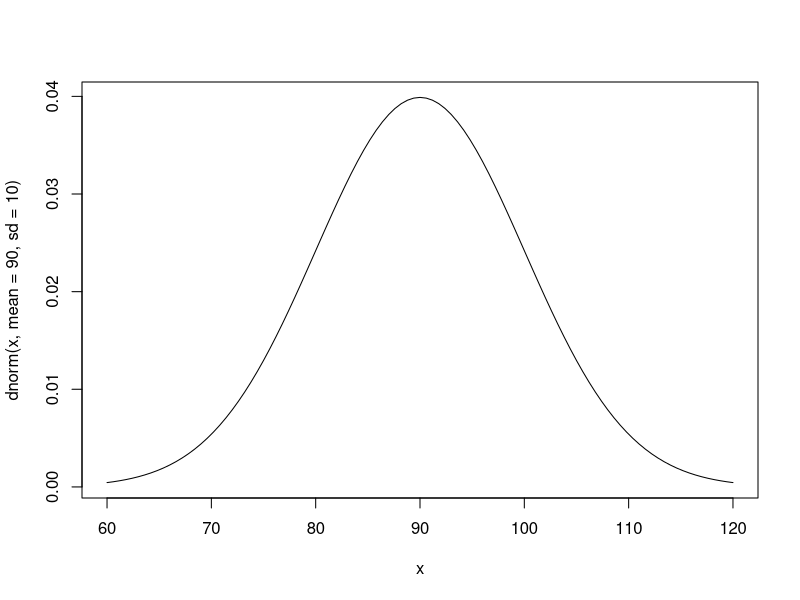
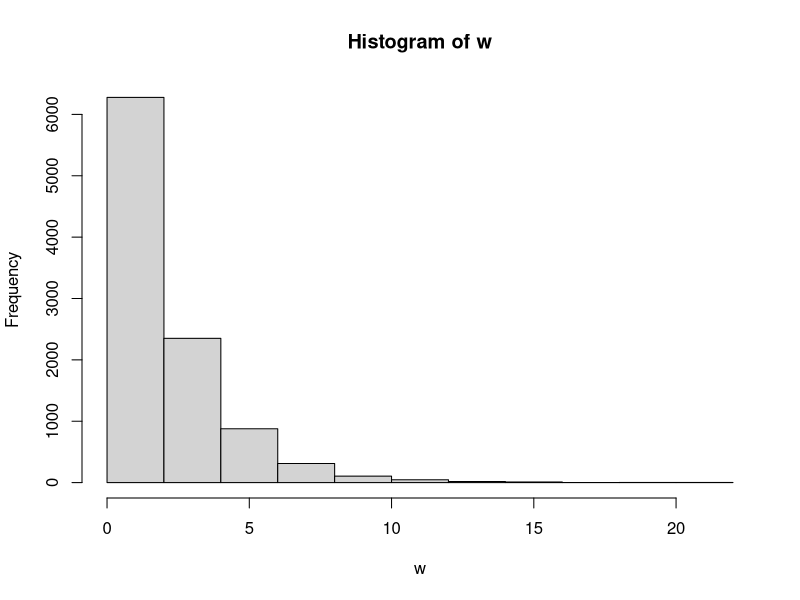
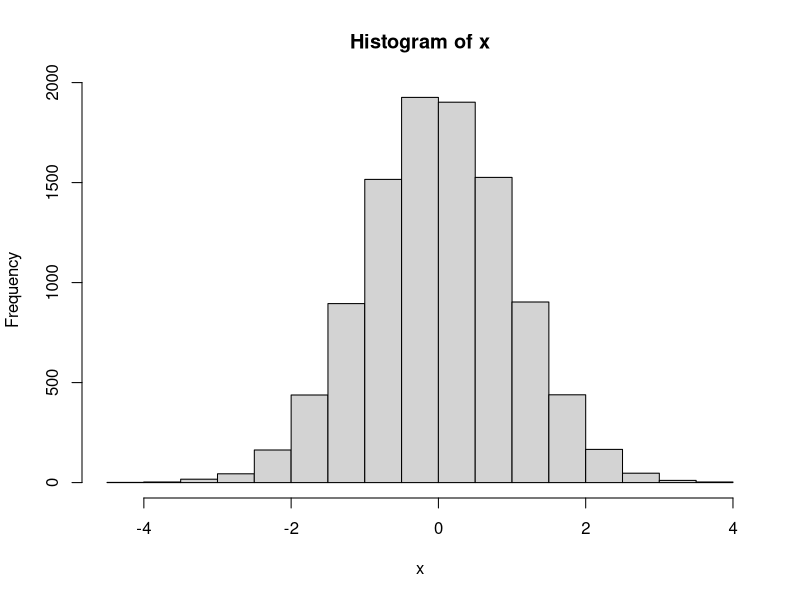

The R source for these figures, in order:
?pnorm
?curve
curve(dnorm(x, mean=90, sd=10), from = 60, to= 120)

pnorm(100, mean=90, sd=10, lower.tail = F)
pnorm(80, mean=90, sd=10)
pnorm(95, mean=90, sd=10)-pnorm(80, mean=90, sd=10)

pnorm(18.5, mean=17, sd=1)-pnorm(16.5, mean=17, sd=1)

?qnorm
qnorm(0.025, mean=17, sd=1, lower.tail = F)

pnorm(21, mean=30, sd=4, lower.tail = F)
qnorm(0.08, mean=195, sd=25, lower.tail = F)
pnorm(35, mean=30, sd=4) - pnorm(30, mean=30, sd=4)

pnorm(5, mean=6.5, sd=2.3)
qnorm(0.35, mean=6.5, sd =2.3)

?dexp
pexp(6000, rate=1/10000, lower.tail = F)
pexp(1.5, rate=0.5)

pexp(4, rate = 0.5, lower.tail=F)/pexp(3, rate = 0.5, lower.tail=F)
pexp(0.25, rate=1/0.25, lower.tail = F)
pexp(1, rate=1/0.25, lower.tail = T)
pexp(.75, rate=1/0.25, lower.tail= F)/pexp(0.5, rate=1/0.25,lower.tail= F)

pexp(1/15, rate=1/15, lower.tail=F)

x<-rnorm(10000, mean=0, sd=1)
y<-rnorm(10000, mean=0, sd=1)
w<-x^2+y^2
hist(w)
mean(w)
var(w)
hist(x)

ppois(q=1, lambda=2, lower.tail = F)
pbinom(7, size=10, p=0.75, lower.tail=T)- pbinom(6, size=10, p=0.75, lower.tail=T)
dbinom(7, size=10, p=0.75)
pbinom(7, size=10, p=0.75, lower.tail=T) - pbinom(4, size=10, p=0.75, lower.tail = T)
pbinom(2, size=10, p=0.75, lower.tail=T)
